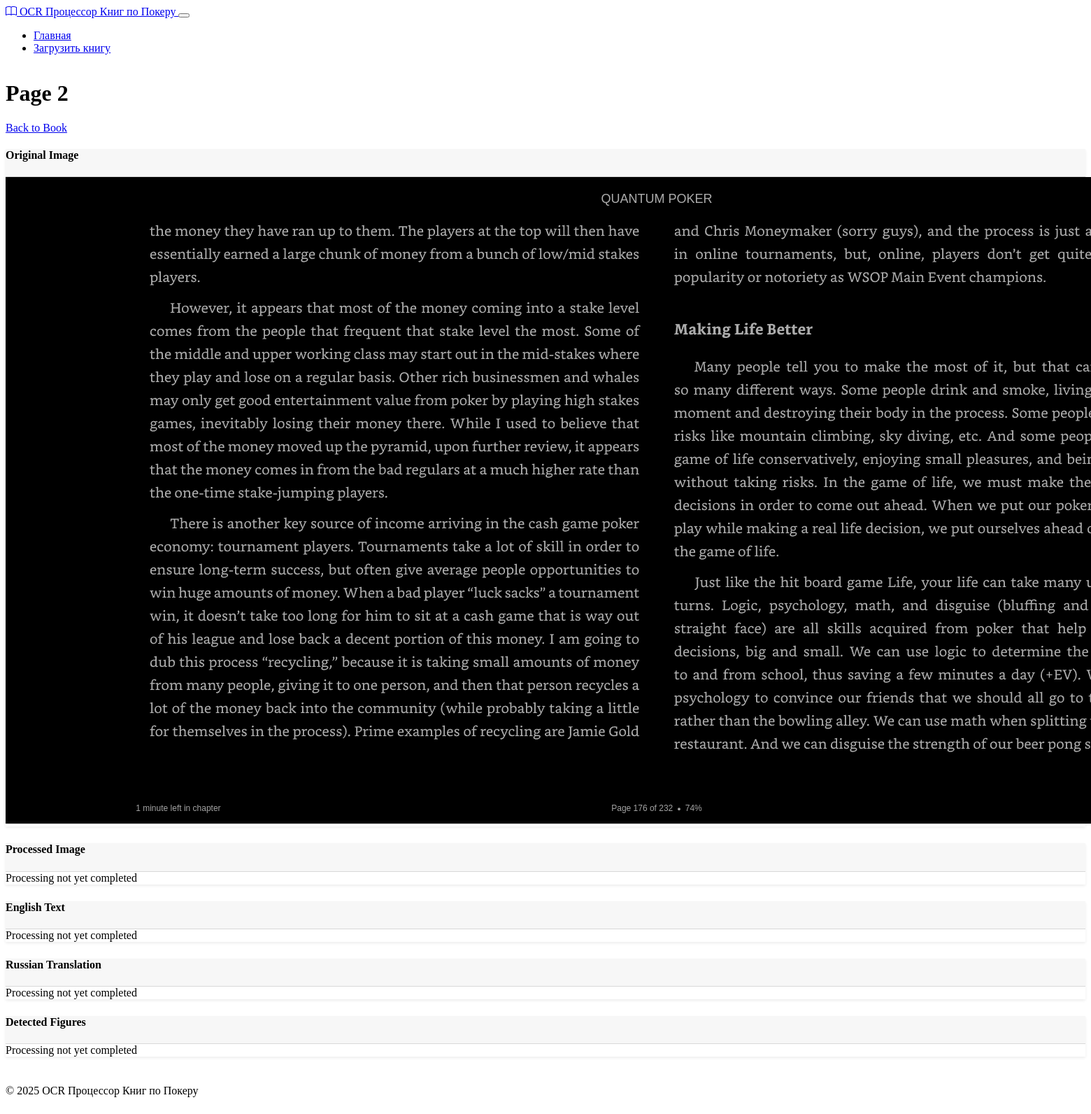
The page /page/7 on the database its author committed.
### models.py (models this page shows, shortened)
class BookPage(db.Model):
    id = db.Column(db.Integer, primary_key=True)
    book_id = db.Column(db.Integer, db.ForeignKey('book.id'), nullable=False)
    page_number = db.Column(db.Integer, nullable=True)
    image_path = db.Column(db.String(255), nullable=False)
    processed_image_path = db.Column(db.String(255), nullable=True)
    text_content = db.Column(db.Text, nullable=True)
    translated_content = db.Column(db.Text, nullable=True)
    status = db.Column(db.String(50), default='pending')  # pending, processed, error
    created_at = db.Column(db.DateTime, default=datetime.utcnow)

### routes.py (the view)
@app.route('/page/<int:page_id>')
def view_page(page_id):
    page = BookPage.query.get_or_404(page_id)
    figures = Figure.query.filter_by(page_id=page_id).all()
    return render_template('page.html', page=page, figures=figures)

### routes.py (called while the page is built)
@app.context_processor
def inject_now():
    return {'now': datetime.utcnow()}

### templates/page.html (shortened to what this page needs)
{% extends "layout.html" %}
{% block content %}
<div class="mb-4">
    <div class="d-flex justify-content-between align-items-center">
        <h1>Page {{ page.page_number }}</h1>
        <div>
            <a href="{{ url_for('view_book', book_id=page.book_id) }}" class="btn btn-outline-secondary">Back to Book</a>
        </div>
    </div>
</div>
<div class="row">
    <div class="col-md-6">
        <div class="card mb-4">
            <div class="card-header">
                <h4>Original Image</h4>
            </div>
            <div class="card-body text-center">
                {% if page.image_path %}
                <img src="{{ page.image_path }}" class="img-fluid" alt="Original image">
                {% else %}
                <div class="alert alert-warning">No image available</div>
                {% endif %}
            </div>
        </div>
    </div>
    <div class="col-md-6">
        <div class="card mb-4">
            <div class="card-header">
                <h4>Processed Image</h4>
            </div>
            <div class="card-body text-center">
                {% if page.processed_image_path %}
                <img src="{{ page.processed_image_path }}" class="img-fluid" alt="Processed image">
                {% else %}
                <div class="alert alert-warning">
                    {% if page.status == 'pending' or page.status == 'processing' %}
                    Processing not yet completed
                    {% else %}
                    No processed image available
                    {% endif %}
                </div>
                {% endif %}
            </div>
        </div>
    </div>
</div>
<div class="row">
    <div class="col-md-6">
        <div class="card mb-4">
            <div class="card-header">
                <h4>English Text</h4>
            </div>
            <div class="card-body">
                {% if page.text_content %}
                <div class="text-content p-3" style="white-space: pre-wrap; max-height: 400px; overflow-y: auto;">{{ page.text_content }}</div>
                {% else %}
                <div class="alert alert-warning">
                    {% if page.status == 'pending' or page.status == 'processing' %}
                    Processing not yet completed
                    {% else %}
                    No text extracted
                    {% endif %}
                </div>
                {% endif %}
            </div>
        </div>
    </div>
    <div class="col-md-6">
        <div class="card mb-4">
            <div class="card-header">
                <h4>Russian Translation</h4>
            </div>
            <div class="card-body">
                {% if page.translated_content %}
                <div class="text-content p-3" style="white-space: pre-wrap; max-height: 400px; overflow-y: auto;">{{ page.translated_content }}</div>
                {% else %}
                <div class="alert alert-warning">
                    {% if page.status == 'pending' or page.status == 'processing' %}
                    Processing not yet completed
                    {% else %}
                    No translation available
                    {% endif %}
                </div>
                {% endif %}
            </div>
        </div>
    </div>
</div>
{% if figures %}
<div class="card mb-4">
    <div class="card-header">
        <h4>Detected Figures</h4>
    </div>
    <div class="card-body">
        <div class="row g-4">
            {% for figure in figures %}
            <div class="col-md-6">
                <div class="card h-100">
                    {% if figure.image_path %}
                    <div class="text-center p-3">
                        <img src="{{ figure.image_path }}" class="img-fluid" alt="{{ figure.figure_type }}" style="max-height: 300px;">
                    </div>
                    {% endif %}
                    <div class="card-body">
                        <h5 class="card-title">{{ figure.figure_type|title }}</h5>
                        {% if figure.description %}
                        <div class="mb-3">
                            <h6>Description (English):</h6>
                            <p class="card-text">{{ figure.description }}</p>
                        </div>
                        {% endif %}
                        {% if figure.translated_description %}
                        <div>
                            <h6>Description (Russian):</h6>
                            <p class="card-text">{{ figure.translated_description }}</p>
                        </div>
                        {% endif %}
                    </div>
                </div>
            </div>
            {% endfor %}
        </div>
    </div>
</div>
{% else %}
<div class="card mb-4">
    <div class="card-header">
        <h4>Detected Figures</h4>
    </div>
    <div class="card-body">
        <div class="alert alert-info">
            {% if page.status == 'pending' or page.status == 'processing' %}
            Processing not yet completed
            {% else %}
            No figures detected on this page
            {% endif %}
        </div>
    </div>
</div>
{% endif %}
{% endblock %}

### static/css/styles.css (style rules this page uses)
body { display: flex; flex-direction: column; min-height: 100vh; }
.card { margin-bottom: 1.5rem; border: none; box-shadow: 0 0.125rem 0.25rem rgba(0, 0, 0, 0.075); }
.card-header { background-color: rgba(0, 0, 0, 0.03); border-bottom: 1px solid rgba(0, 0, 0, 0.125); }

### rows shown on the page
BookPage: page_number "2", image_path (picture)
